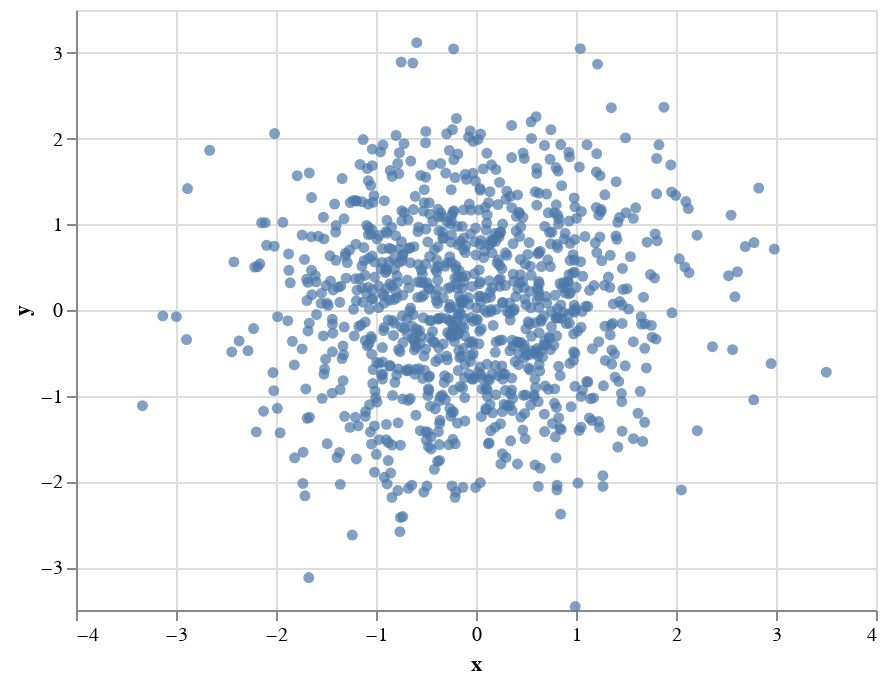

Write notebook code for a chart like this one.
### Code cell
import altair as alt

alt.Chart(df).encode(x='x', y='y').mark_circle()

### Figure 1 — Vega-Lite specification as saved in the notebook (floating-point values rounded to 4 significant figures; data arrays with more than 128 entries replaced by an {"elided": "..."} marker saying what was removed)
{"config": {"view": {"continuousWidth": 400, "continuousHeight": 300}}, "data": {"name": "data-6e9638379c60863aca04130ef19eb41a"}, "mark": "circle", "encoding": {"x": {"type": "quantitative", "field": "x"}, "y": {"type": "quantitative", "field": "y"}}, "$schema": "https://vega.github.io/schema/vega-lite/v4.0.2.json", "datasets": {"data-6e9638379c60863aca04130ef19eb41a": {"elided": "1000 records"}}}
